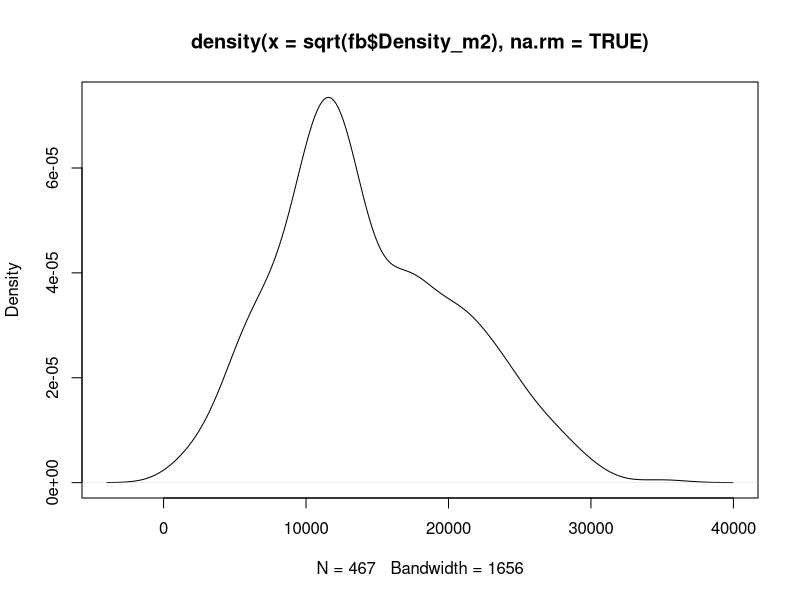
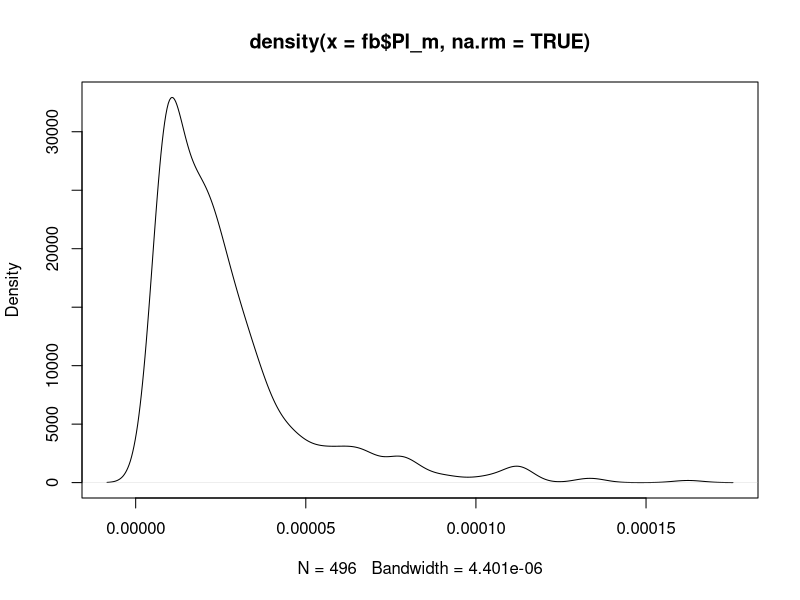
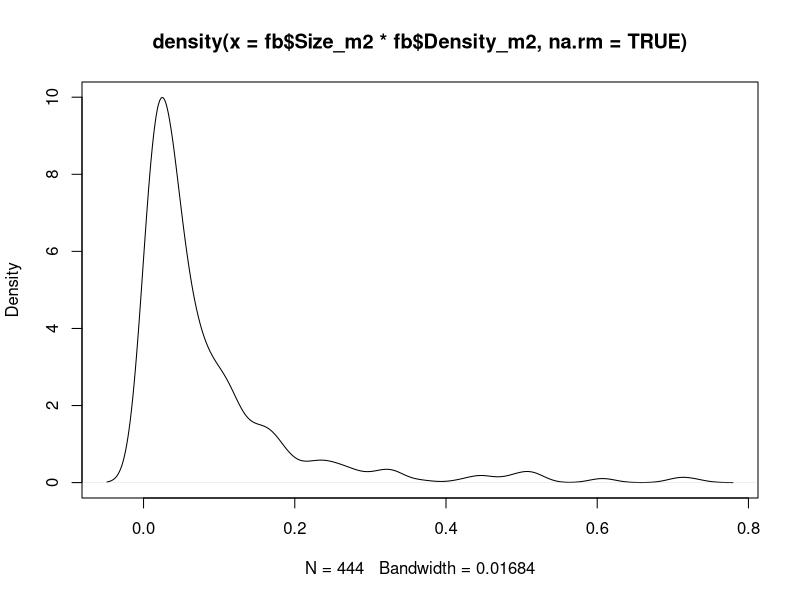
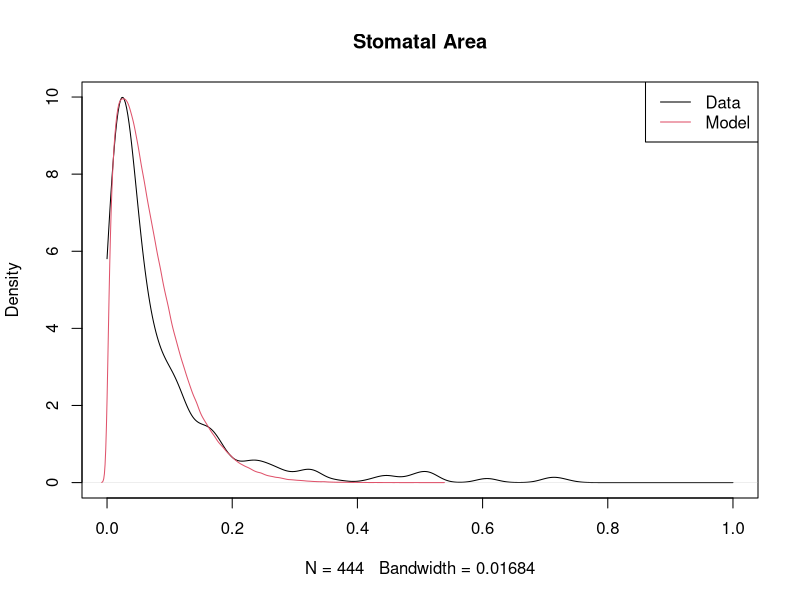
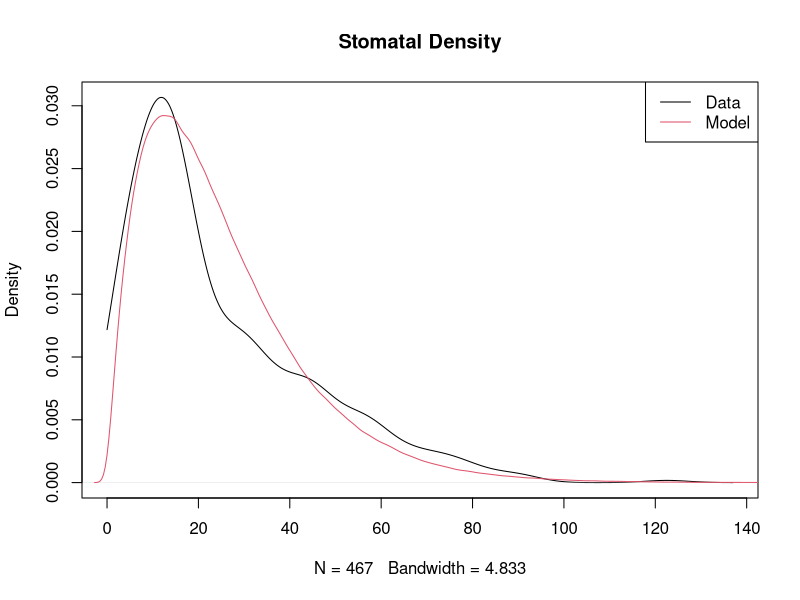

Write R code to recreate these figures, in order.
# Read supp data from Franks and Beerling 2009
fb = read.csv("data/FB09_supp.csv")

# Convert units
## 1 / mm^2 to 1 / m^2
fb$Density_m2 = fb$Density_mm2 * 1e6

## um^2 to m^2
fb$Size_m2 = fb$Size_microns / 1e12

# Calculate pore length
fb$Pl_m = sqrt(fb$Size_m2 / pi) * 2

# Density plots
## Stomatal density
plot(density(sqrt(fb$Density_m2), na.rm = TRUE))
range(fb$Density_m2, na.rm = TRUE)

## Stomatal pore length
plot(density(fb$Pl_m, na.rm = TRUE))
range(fb$Pl_m, na.rm = TRUE)

## Stomatal area
plot(density(fb$Size_m2 * fb$Density_m2, na.rm = TRUE))
range(fb$Size_m2 * fb$Density_m2, na.rm = TRUE)

# Parameterized distributions
## Stomatal area
plot(density(fb$Size_m2 * fb$Density_m2, na.rm = TRUE, from = 0, to = 1),
     main = "Stomatal Area")
lines(density(rbeta(1e6, 1.5, 20)), col = 2)
legend("topright", legend = c("Data", "Model"), col = 1:2, lwd = 1)

## Stomatal density, note 1e7 transformation for sampling efficiency
plot(density(fb$Density_m2 / 1e7, na.rm = TRUE, from = 0), main = "Stomatal Density")
alpha = 2
lines(density(rgamma(1e6, alpha, alpha / 25)), col = 2)
legend("topright", legend = c("Data", "Model"), col = 1:2, lwd = 1)

